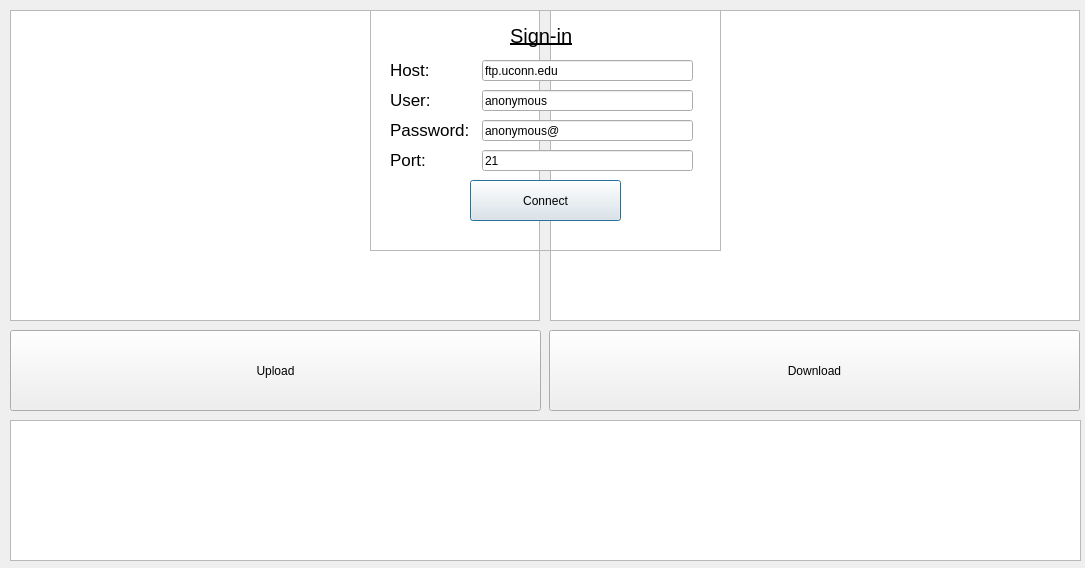
<?xml version="1.0" encoding="UTF-8"?>
<ui version="4.0">
 <class>Dialog</class>
 <widget class="QDialog" name="Dialog">
  <property name="geometry">
   <rect>
    <x>0</x>
    <y>0</y>
    <width>1085</width>
    <height>568</height>
   </rect>
  </property>
  <property name="windowTitle">
   <string>Dialog</string>
  </property>
  <widget class="QFrame" name="frmLogin">
   <property name="geometry">
    <rect>
     <x>370</x>
     <y>10</y>
     <width>351</width>
     <height>241</height>
    </rect>
   </property>
   <property name="frameShape">
    <enum>QFrame::StyledPanel</enum>
   </property>
   <property name="frameShadow">
    <enum>QFrame::Raised</enum>
   </property>
   <widget class="QPushButton" name="btnLogin">
    <property name="geometry">
     <rect>
      <x>100</x>
      <y>170</y>
      <width>151</width>
      <height>41</height>
     </rect>
    </property>
    <property name="text">
     <string>Connect</string>
    </property>
   </widget>
   <widget class="QLineEdit" name="edtHost">
    <property name="geometry">
     <rect>
      <x>112</x>
      <y>50</y>
      <width>211</width>
      <height>21</height>
     </rect>
    </property>
    <property name="text">
     <string>ftp.uconn.edu</string>
    </property>
   </widget>
   <widget class="QLabel" name="lblPass">
    <property name="geometry">
     <rect>
      <x>20</x>
      <y>110</y>
      <width>81</width>
      <height>20</height>
     </rect>
    </property>
    <property name="font">
     <font>
      <pointsize>13</pointsize>
     </font>
    </property>
    <property name="text">
     <string>Password:</string>
    </property>
   </widget>
   <widget class="QLineEdit" name="edtUser">
    <property name="geometry">
     <rect>
      <x>112</x>
      <y>80</y>
      <width>211</width>
      <height>21</height>
     </rect>
    </property>
    <property name="text">
     <string>anonymous</string>
    </property>
   </widget>
   <widget class="QLineEdit" name="edtPass">
    <property name="geometry">
     <rect>
      <x>112</x>
      <y>110</y>
      <width>211</width>
      <height>21</height>
     </rect>
    </property>
    <property name="inputMask">
     <string/>
    </property>
    <property name="text">
     <string>anonymous@</string>
    </property>
   </widget>
   <widget class="QLabel" name="lblHost">
    <property name="geometry">
     <rect>
      <x>20</x>
      <y>50</y>
      <width>81</width>
      <height>20</height>
     </rect>
    </property>
    <property name="font">
     <font>
      <pointsize>13</pointsize>
     </font>
    </property>
    <property name="text">
     <string>Host:</string>
    </property>
   </widget>
   <widget class="QLabel" name="lblPort">
    <property name="geometry">
     <rect>
      <x>20</x>
      <y>140</y>
      <width>81</width>
      <height>20</height>
     </rect>
    </property>
    <property name="font">
     <font>
      <pointsize>13</pointsize>
     </font>
    </property>
    <property name="text">
     <string>Port:</string>
    </property>
   </widget>
   <widget class="QLabel" name="lblSignin">
    <property name="geometry">
     <rect>
      <x>140</x>
      <y>10</y>
      <width>71</width>
      <height>31</height>
     </rect>
    </property>
    <property name="font">
     <font>
      <pointsize>15</pointsize>
      <underline>true</underline>
     </font>
    </property>
    <property name="layoutDirection">
     <enum>Qt::LeftToRight</enum>
    </property>
    <property name="text">
     <string>Sign-in</string>
    </property>
   </widget>
   <widget class="QLineEdit" name="edtPort">
    <property name="geometry">
     <rect>
      <x>112</x>
      <y>140</y>
      <width>211</width>
      <height>21</height>
     </rect>
    </property>
    <property name="text">
     <string>21</string>
    </property>
   </widget>
   <widget class="QLabel" name="lblUser">
    <property name="geometry">
     <rect>
      <x>20</x>
      <y>80</y>
      <width>81</width>
      <height>20</height>
     </rect>
    </property>
    <property name="font">
     <font>
      <pointsize>13</pointsize>
     </font>
    </property>
    <property name="text">
     <string>User:</string>
    </property>
   </widget>
  </widget>
  <widget class="QTreeView" name="treeViewUp">
   <property name="geometry">
    <rect>
     <x>10</x>
     <y>10</y>
     <width>530</width>
     <height>311</height>
    </rect>
   </property>
   <property name="horizontalScrollBarPolicy">
    <enum>Qt::ScrollBarAlwaysOff</enum>
   </property>
   <property name="horizontalScrollMode">
    <enum>QAbstractItemView::ScrollPerItem</enum>
   </property>
   <property name="rootIsDecorated">
    <bool>false</bool>
   </property>
   <property name="allColumnsShowFocus">
    <bool>false</bool>
   </property>
  </widget>
  <widget class="QPushButton" name="btnUpload">
   <property name="geometry">
    <rect>
     <x>10</x>
     <y>330</y>
     <width>531</width>
     <height>81</height>
    </rect>
   </property>
   <property name="text">
    <string>Upload</string>
   </property>
  </widget>
  <widget class="QPushButton" name="btnDownload">
   <property name="geometry">
    <rect>
     <x>549</x>
     <y>330</y>
     <width>531</width>
     <height>81</height>
    </rect>
   </property>
   <property name="text">
    <string>Download</string>
   </property>
  </widget>
  <widget class="QTreeView" name="treeViewDown">
   <property name="geometry">
    <rect>
     <x>550</x>
     <y>10</y>
     <width>530</width>
     <height>311</height>
    </rect>
   </property>
   <property name="horizontalScrollBarPolicy">
    <enum>Qt::ScrollBarAlwaysOff</enum>
   </property>
   <property name="horizontalScrollMode">
    <enum>QAbstractItemView::ScrollPerItem</enum>
   </property>
   <property name="rootIsDecorated">
    <bool>false</bool>
   </property>
   <property name="allColumnsShowFocus">
    <bool>false</bool>
   </property>
  </widget>
  <widget class="QPlainTextEdit" name="pteConsole">
   <property name="geometry">
    <rect>
     <x>10</x>
     <y>420</y>
     <width>1071</width>
     <height>141</height>
    </rect>
   </property>
   <property name="readOnly">
    <bool>true</bool>
   </property>
   <property name="plainText">
    <string/>
   </property>
  </widget>
  <zorder>treeViewUp</zorder>
  <zorder>btnUpload</zorder>
  <zorder>btnDownload</zorder>
  <zorder>treeViewDown</zorder>
  <zorder>frmLogin</zorder>
  <zorder>pteConsole</zorder>
 </widget>
 <resources/>
 <connections/>
</ui>
